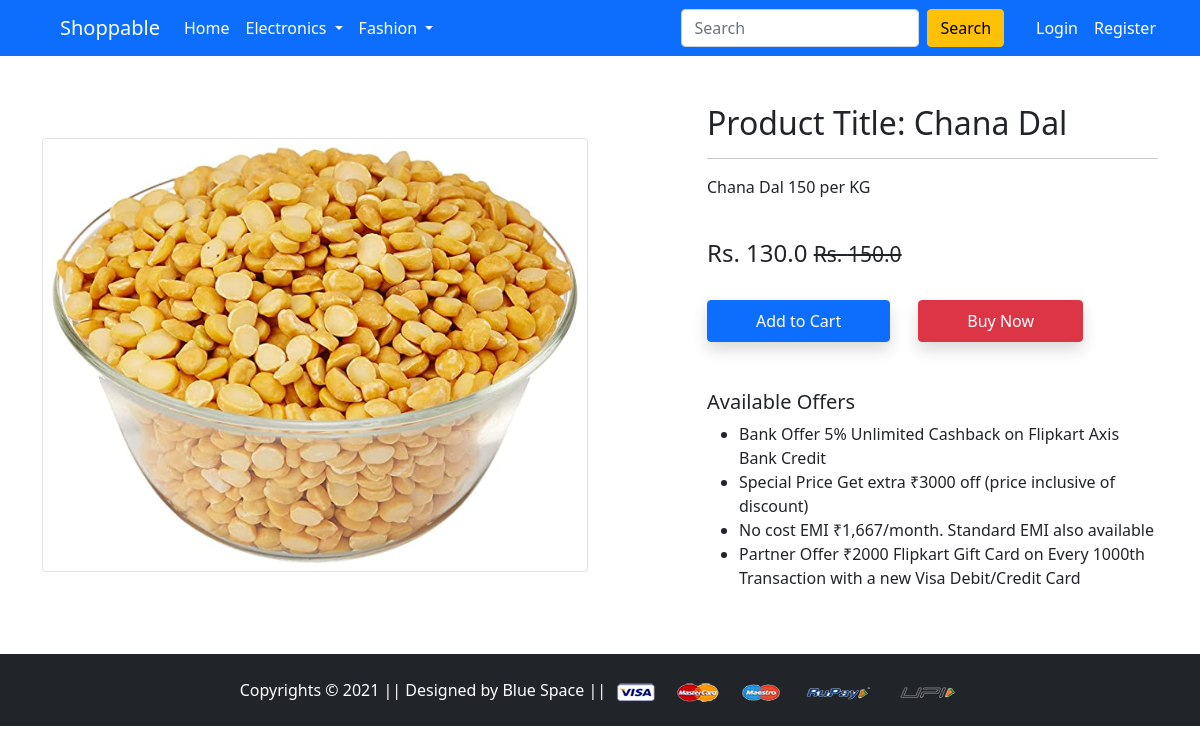
Screenshot of /productdetails/25 with the database file from the repository.
### app/models.py (models this page shows, shortened)
class Product(models.Model):
    title = models.CharField(max_length=255)
    selling_price = models.FloatField()
    discount_price = models.FloatField()
    description = models.TextField()
    brand = models.CharField(max_length=255)
    category = models.CharField(choices=CATEGORY_CHOICES, max_length=255)
    product_image = models.ImageField(upload_to='productimg')

### app/views.py (the view)
class ProductDetailsView(View):
    def get(self, request, pk):
        product = Product.objects.get(id=pk)
        if request.user.is_authenticated:
            is_inside_cart = Cart.objects.filter(
                user=request.user).filter(product=product)
            cart_item_count = Cart.objects.filter(user=request.user).count()
        else:
            is_inside_cart = None
            cart_item_count = None
        return render(request, 'app/productdetails.html', {'product': product, 'is_inside_cart': is_inside_cart, 'cart_item_count': cart_item_count})

### template/app/productdetails.html (shortened to what this page needs)
{% extends 'app/base.html' %}
{% load static %}
{% block main %}
<div class="container my-5">
 <div class="row">
  <div class="col-sm-6 text-center align-self-center">
   <img src="{{product.product_image.url}}" alt="" class="img-fluid img-thumbnail">
  </div>
  <div class="col-sm-5 offset-sm-1">
   <h2>Product Title: {{product.title}}</h2>
   <hr>
   <p>{{product.description}}</p> <br>
   <h4>Rs. {{product.discount_price}} <small class="fw-light text-decoration-line-through">Rs. {{product.selling_price}}</small></h4> <br>
   {% if is_inside_cart %}
   <form action="{% url 'cart' %}" class="d-inline">
    <input type="submit" class="btn btn-primary shadow px-5 py-2" value="Go to Cart">
  </form>
   {% else %}
   <form action="{% url 'add_to_cart' %}" class="d-inline">
     <input type="submit" class="btn btn-primary shadow px-5 py-2" value="Add to Cart">
   </form>
   {%endif%}
   <form action="{% url 'buynow' %}" class="d-inline">
    <input type="submit" class="btn btn-danger shadow px-5 py-2 ms-4" value="Buy Now">
  </form>
   <h5 class="mt-5">Available Offers</h5>
   <ul>
    <li>Bank Offer 5% Unlimited Cashback on Flipkart Axis Bank Credit</li>
    <li>Special Price Get extra ₹3000 off (price inclusive of discount)</li>
    <li>No cost EMI ₹1,667/month. Standard EMI also available</li>
    <li>Partner Offer ₹2000 Flipkart Gift Card on Every 1000th Transaction with a new Visa Debit/Credit Card</li>
   </ul>
  </div>
 </div>
</div>
{% endblock main %}

### rows the page displays
Product: product_image (picture), title "Chana Dal", description "Chana Dal 150 per KG", discount_price "130.0", selling_price "150.0"
